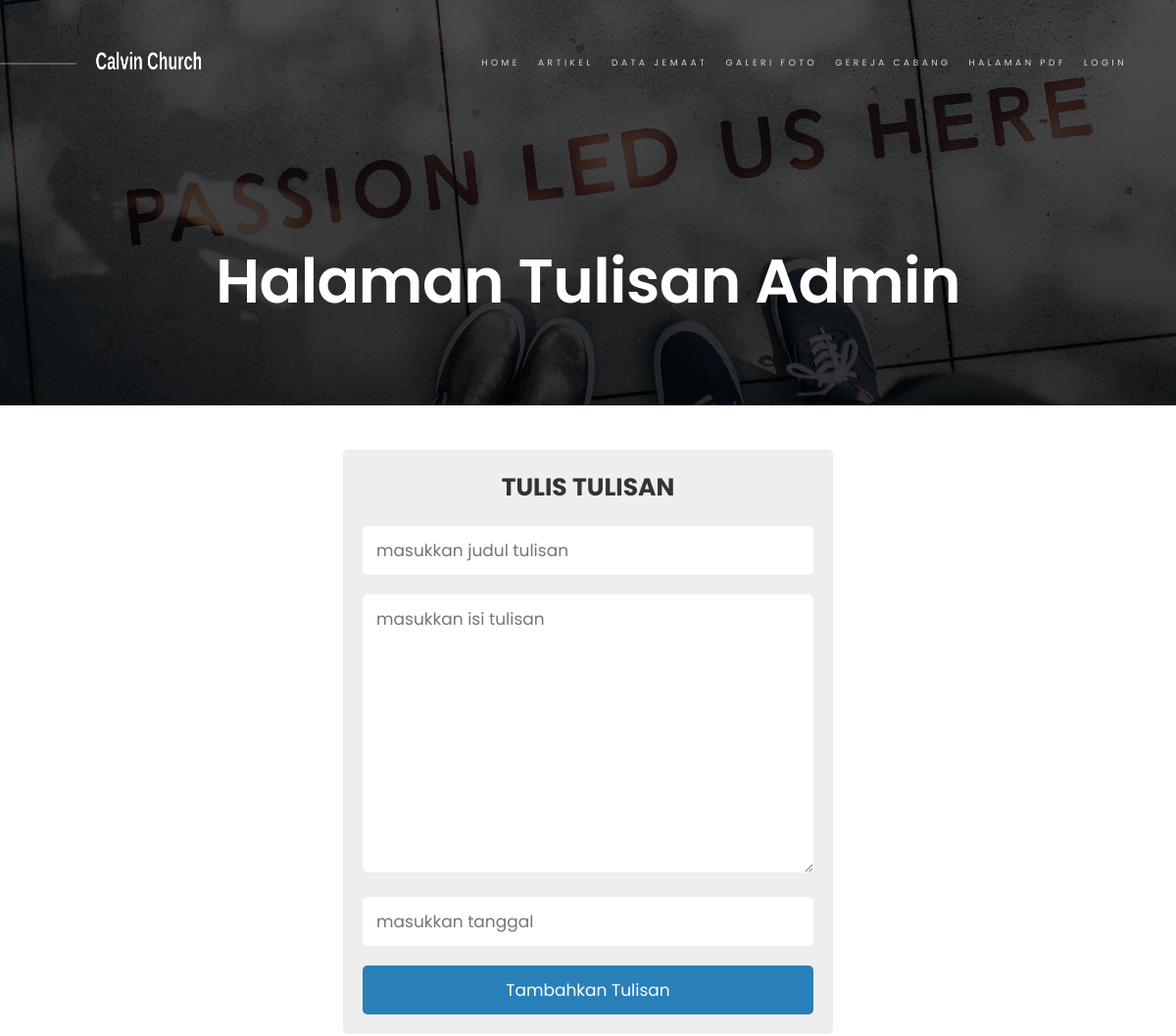
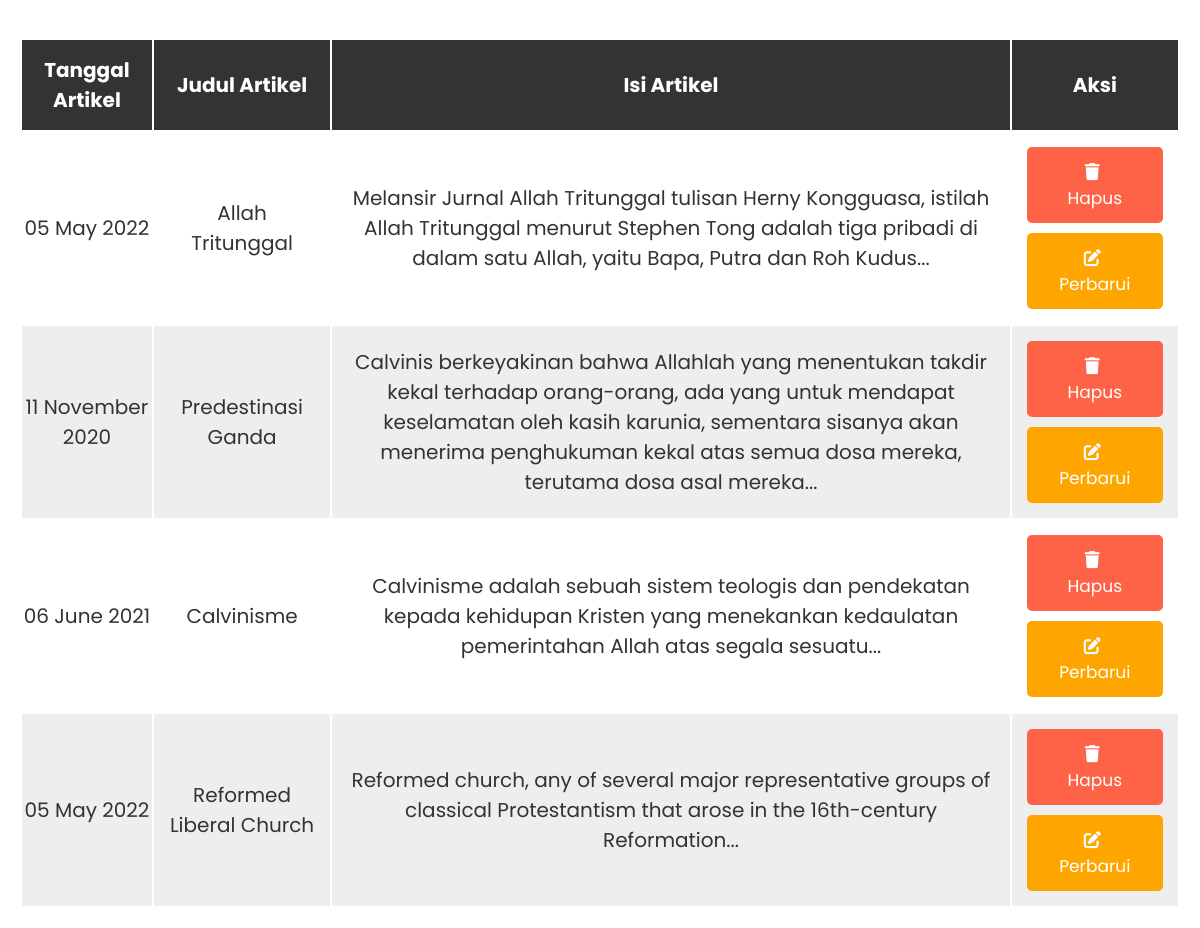
Page /calvin_church/write_article.php on the committed database (2 pictures, top to bottom).
### tables this page shows
CREATE TABLE IF NOT EXISTS `artikel` (
  `id` int(11) NOT NULL AUTO_INCREMENT,
  `tanggal` text NOT NULL,
  `judul` text NOT NULL,
  `isi` text NOT NULL,
  PRIMARY KEY (`id`)
);

### calvin_church/write_article.php (the view, shortened to what this page needs)
<?php
@include './koneksi.php';
?>
<!DOCTYPE html>
<html class="no-js" lang="en">
<head>
    <link rel="stylesheet" href="https://cdnjs.cloudflare.com/ajax/libs/font-awesome/6.0.0/css/all.min.css">
    <link rel="stylesheet" href="css/style.css?v=<?php echo time(); ?>">
    <link rel="stylesheet" href="css/gallery_admin.css?v=<?php echo time(); ?>">
</head>
<body id="top">
    <header class=" s-header">
        <div class="header-logo">
            <a class="site-logo" href="index.php">
                <img src="images/header_pic.png" alt="Homepage">
            </a>
        </div>
        <nav class="header-nav-wrap">
            <ul class="header-nav">
                <li class="current"><a href="index.php">Home</a></li>
                <li><a href="./artikel.php" title="Contact us">Artikel</a></li>
                <li><a href="./data_jemaat.html">Data Jemaat</a></li>
                <li><a href="././galeri_foto.php">Galeri Foto</a></li>
                <li><a href="./gereja_cabang.html">Gereja Cabang</a></li>
                <li><a href="./halaman_view_pdf.php">Halaman PDF</a></li>
                <li><a href="./login_page.php">Login</a></li>
            </ul>
        </nav>
    </header>
    <section class="page-header page-header--volunteer">
        <div class=" gradient-overlay">
        </div>
        <div class="row page-header__content">
            <div class="column">
                <h1>Halaman Tulisan Admin</h1>
            </div>
        </div>
    </section>
    <div class="container">
        <section style="margin-top: 5px;">
            <form action="" method="post" class="add-product-form" enctype="multipart/form-data">
                <h3>Tulis Tulisan</h3>
                <input type="text" name="p_judul" placeholder="masukkan judul tulisan" class="box" required>
                <textarea type="text" name="p_isi" cols="30" rows="10" placeholder="masukkan isi tulisan" class="box"
                    required></textarea>
                <input type="text" name="p_tanggal" min="0" onfocus="(this.type='date')" placeholder="masukkan tanggal"
                    class="box" required>
                <input type="submit" value="Tambahkan Tulisan" name="add_product" class="btn">
            </form>
        </section>
        <section class="display-product-table">
            <table>
                <thead>
                    <th>Tanggal Artikel</th>
                    <th>Judul Artikel</th>
                    <th>Isi Artikel</th>
                    <th>Aksi</th>
                </thead>
                <tbody>
                    <?php
                    $select_products = mysqli_query($conn, "SELECT * FROM `artikel`");
                    $numRow = mysqli_num_rows($select_products);
                    if ($numRow  > 0) {
                        for ($i = 0; $i < $numRow; $i++) {
                            $row = mysqli_fetch_assoc($select_products);
                    ?>
                    <tr>
                        <?php
                                $timestamp = strtotime($row['tanggal']);
                                $month = date('F', $timestamp);
                                $num = date('m', $timestamp);
                                $year = date('Y', $timestamp);
                                $strArray = explode('.', $row['isi']);
                                ?>
                        <td><?php echo $num . ' ' . $month . ' ' . $year ?></td>
                        <td><?php echo $row['judul']; ?></td>
                        <td><?php echo $strArray[0] . "..."; ?></td>
                        <td>
                            <a href="./write_article.php?delete=<?php echo $row['id']; ?>" class="delete-btn"
                                onclick="return confirm(' Yakin ingin dihapus?');"> <i class="fas fa-trash"></i> Hapus
                            </a>
                            <a href="./write_article.php?edit=<?php echo $row['id']; ?>" class="option-btn"> <i
                                    class="fas fa-edit"></i> Perbarui </a>
                        </td>
                    </tr>
                    <?php
                        };
                    } else {
                        echo "<div class='empty'>Tidak Ada Tulisan Yang Ditambahkan</div>";
                    };
                    ?>
                </tbody>
            </table>
        </section>
    </div>
</body>
</html>

### calvin_church/css/style.css (style rules this page uses)
:root { --blue: #2980b9; --red: tomato; --orange: orange; --black: #333; --white: #fff; --bg-color: #eee; --dark-bg: rgba(0, 0, 0, .7); --box-shadow: 0 .5rem 1rem rgba(0, 0, 0, .1); --border: .1rem solid #999; }
* { font-family: 'Poppins', sans-serif; margin: 0; padding: 0; box-sizing: border-box; outline: none; border: none; text-decoration: none; }
html { font-size: 62.5%; overflow-x: hidden; }
.container { max-width: 1200px; margin: 0 auto; }
section { padding: 2rem; }
.btn, .option-btn, .delete-btn, .view-btn { display: block; width: 100%; text-align: center; background-color: var(--blue); color: var(--white); font-size: 1.7rem; padding: 1.2rem 3rem; border-radius: .5rem; cursor: pointer; margin-top: 1rem; }
.option-btn i, .delete-btn i, .view-btn i { padding-right: .5rem; }
.option-btn { background-color: var(--orange); }
.delete-btn { margin-top: 0; background-color: var(--red); }
.add-product-form { max-width: 50rem; background-color: var(--bg-color); border-radius: .5rem; padding: 2rem; margin: 0 auto; margin-top: 2rem; }
.add-product-form h3 { font-size: 2.5rem; margin-bottom: 1rem; color: var(--black); text-transform: uppercase; text-align: center; }
.add-product-form .box { text-transform: none; padding: 1.2rem 1.4rem; font-size: 1.7rem; color: var(--black); border-radius: .5rem; background-color: var(--white); margin: 1rem 0; width: 100%; }
.display-product-table table { width: 100%; text-align: center; }
.display-product-table table thead th { padding: 1.5rem; font-size: 2rem; background-color: var(--black); color: var(--white); }
.display-product-table table td { padding: 1.5rem; font-size: 2rem; color: var(--black); }
.display-product-table table td:first-child { padding: 0; }
.display-product-table table tr:nth-child(even) { background-color: var(--bg-color); }

### calvin_church/css/gallery_admin.css (style rules this page uses)
.s-header { z-index: 100; height: 7.2rem; width: 100%; position: absolute; top: 2.8rem; left: 0; }
.header-logo { z-index: 102; display: inline-block; margin: 0; padding: 0; transition: all .3s; -webkit-transform: translate3d(0, -50%, 0); transform: translate3d(0, -50%, 0); position: absolute; left: 11rem; top: 50%; }
.header-logo::before { content: ""; display: block; background-color: rgba(255, 255, 255, 0.5); height: 1px; width: 9rem; position: absolute; top: 50%; left: -11rem; }
.header-logo a { display: block; padding: 0; outline: 0; border: none; }
.header-logo img { width: 108px; height: 28px; }
.header-nav-wrap { z-index: 101; position: absolute; right: 4.4rem; top: 1.2rem; }
.header-nav { list-style: none; font-family: "Montserrat", sans-serif !important; font-size: .9rem; line-height: 4.8rem; text-transform: uppercase; letter-spacing: .35rem; }
.header-nav a { color: rgba(255, 255, 255, 0.8); }
.header-nav li { display: inline-block; margin: 0 .8rem; }
.page-header { min-height: 24rem; padding-top: 24rem; padding-bottom: 8rem; text-align: center; background-color: #121212; background-repeat: no-repeat; background-size: cover; background-position: center; position: relative; }
.page-header::before { display: block; content: ""; position: absolute; top: 0; left: 0; width: 100%; height: 100%; background-color: #000000; opacity: .7; }
.page-header .gradient-overlay { position: absolute; top: 0; left: 0; width: 100%; height: 100%; background: black; background: linear-gradient(180deg, rgba(0, 0, 0, 0) 0%, rgba(0, 0, 0, 0.6) 90%); opacity: .5; }
.page-header h1 { font-size: 6.3rem; font-weight: 600; letter-spacing: -.01em; color: #ffffff; margin-top: 0; }
.page-header--volunteer { background-image: url(../images/header-bgs/volunteer-header-bg-2000.jpg); }
.page-header__content { position: relative; }
@media screen and (max-width:1200px) { .header-nav li { margin: 0 .6rem; } }
@media screen and (max-width:1400px) { .header-logo { left: 9.8rem; } }
@media screen and (max-width:1400px) { .header-logo::before { width: 7.8rem; left: -9.8rem; } }
@media only screen and (min-width:801px) { .header-nav-wrap { display: block !important; } }

### rows in the picture
artikel: tanggal "05", tanggal "May", tanggal "2022", judul "Allah Tritunggal", isi "Melansir Jurnal Allah Tritunggal tulisan Herny Kongguasa, istilah Allah Tritunggal menurut Stephen Tong adalah tiga pribadi di dalam satu Allah, yaitu Bapa, Putra dan Roh Kudus"
artikel: tanggal "11", tanggal "November", tanggal "2020", judul "Predestinasi Ganda", isi "Calvinis berkeyakinan bahwa Allahlah yang menentukan takdir kekal terhadap orang-orang, ada yang untuk mendapat keselamatan oleh kasih karunia, sementara sisanya akan menerima penghukuman kekal atas semua dosa mereka, terutama dosa asal mereka"
artikel: tanggal "06", tanggal "June", tanggal "2021", judul "Calvinisme", isi "Calvinisme adalah sebuah sistem teologis dan pendekatan kepada kehidupan Kristen yang menekankan kedaulatan pemerintahan Allah atas segala sesuatu"
artikel: tanggal "05", tanggal "May", tanggal "2022", judul "Reformed Liberal Church", isi "Reformed church, any of several major representative groups of classical Protestantism that arose in the 16th-century Reformation"
